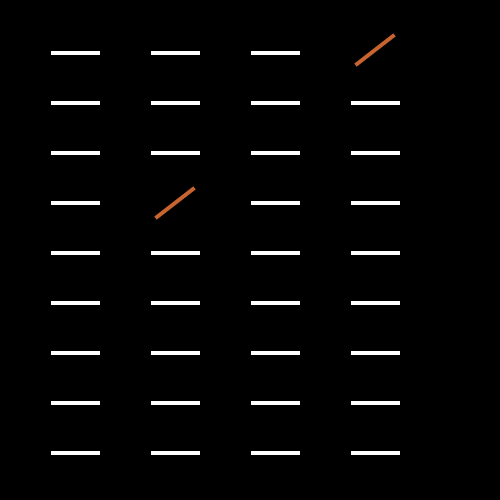
Frame 1 (no input)
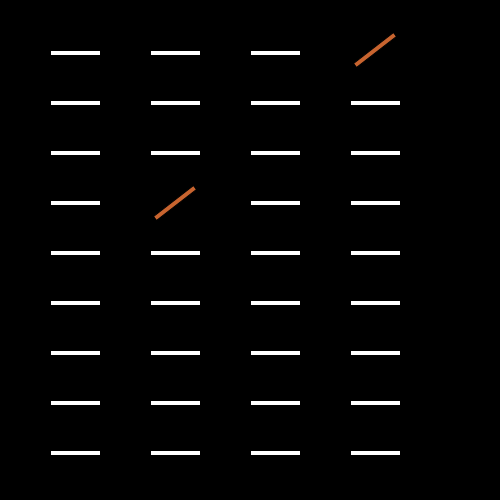
Frame 60 (the mouse pressed at the canvas centre just before this capture)
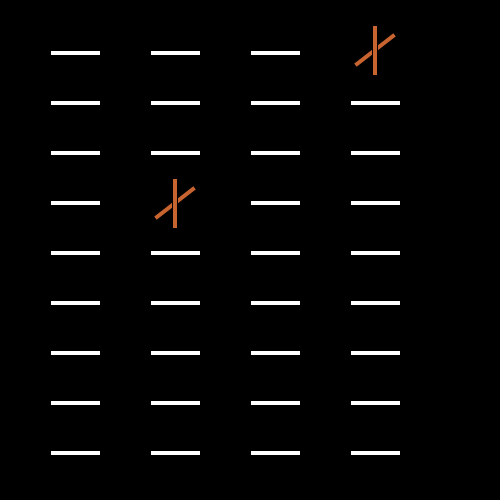
Frame 120 (the mouse held since frame 60 and released just before this capture)

The Processing sketch that drew these frames (run headless with seeded random() and noise(); from frame 60 on, the mouse is pressed at the canvas centre):

// Processing sketch: processing_119185
// ── processing_119185.pde

void setup(){
 
 size (500,500);
 
 background(0);
 
 pushMatrix();
 
 translate(50,50);
 rect (0,0,50,5);
 
  translate(0,50);
 rect (0,0,50,5);
 
  translate(0,50);
 rect (0,0,50,5);
 
  translate(0,50);
 rect (0,0,50,5);
 
  translate(0,50);
 rect (0,0,50,5);
 
  translate(0,50);
 rect (0,0,50,5);
 
  translate(0,50);
 rect (0,0,50,5);
 
  translate(0,50);
 rect (0,0,50,5);
 
  translate(0,50);
 rect (0,0,50,5);
 
 popMatrix();
 resetMatrix();
 
 pushMatrix();
 
 translate(150,50);
 rect (0,0,50,5);
  
 translate(0,50);
 rect (0,0,50,5);
 
 translate(0,50);
 rect (0,0,50,5);
 
 translate(0,50);
 
 
 translate(0,50);
 rect (0,0,50,5);
 
 translate(0,50);
 rect (0,0,50,5);
 
 translate(0,50);
 rect (0,0,50,5);
 
 translate(0,50);
 rect (0,0,50,5);
 
 translate(0,50);
 rect (0,0,50,5);
 
 translate(0,50);
 rect (0,0,50,5);
 
 translate(0,50);
 rect (0,0,50,5);
 
 translate(0,50);
 rect (0,0,50,5);
 
 popMatrix();
 resetMatrix();
 
 pushMatrix();
 
 translate(250,50);
 rect (0,0,50,5);
 
 translate(0,50);
 rect (0,0,50,5);
 
 translate(0,50);
 rect (0,0,50,5);
 
 translate(0,50);
 rect (0,0,50,5);
 
 translate(0,50);
 rect (0,0,50,5);
 
 translate(0,50);
 rect (0,0,50,5);
 
 translate(0,50);
 rect (0,0,50,5);
 
 translate(0,50);
 rect (0,0,50,5);
 
 translate(0,50);
 rect (0,0,50,5);
 
 translate(0,50);
 rect (0,0,50,5);
 
 popMatrix();
 resetMatrix();
 
 pushMatrix();
 
 translate(350,50);
 
 
 translate(0,50);
 rect (0,0,50,5);
 
 translate(0,50);
 rect (0,0,50,5);
 
 translate(0,50);
 rect (0,0,50,5);
 
 translate(0,50);
 rect (0,0,50,5);
 
 translate(0,50);
 rect (0,0,50,5);
 
 translate(0,50);
 rect (0,0,50,5);
 
 translate(0,50);
 rect (0,0,50,5);
 
 translate(0,50);
 rect (0,0,50,5);
 
 popMatrix();
 resetMatrix();
 
 
}

void draw()
{
     
  pushMatrix();
   
 translate(375,50);
     
    float drehen= map(mouseY,5,250,3500,1.5*PI);
     
    rotate(drehen);
     
           
     
    fill(200,100,47);
    
    rectMode(CENTER);
    rect(0,0,50,5);
   
  popMatrix();
  resetMatrix();
  
  pushMatrix();
  translate (175,203);
  rotate(drehen);
  rectMode(CENTER);
  rect(0,0,50,5);
  
  popMatrix();
}
